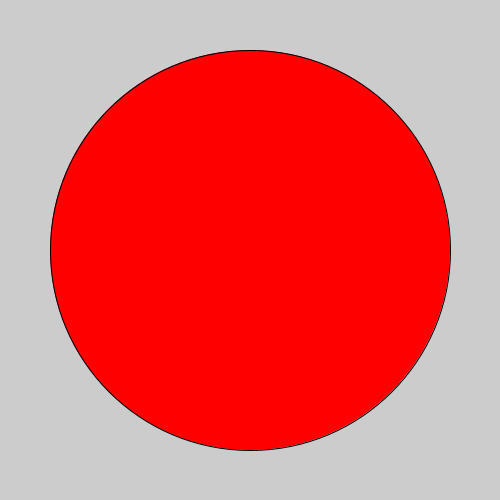
Frame 1 (no input)
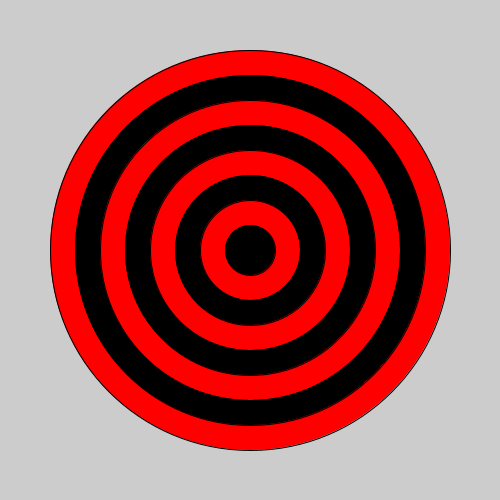
Frame 60 (the mouse pressed at the canvas centre just before this capture)
Frame 120 (the mouse held since frame 60 and released just before this capture): identical to frame 60, image omitted

The Processing sketch that drew these frames (run headless with seeded random() and noise(); from frame 60 on, the mouse is pressed at the canvas centre):

// Processing sketch: bullseye
// ── bullseye.pde
int size = 450;
void setup() {
  size(500, 500);
}
void draw() {
  if (size > 0) {
    if ((size/50) % 2 == 0) {
      fill(0,0,0);
    }
    else {
      fill(255,0,0);
    }
    size = size - 50;
    ellipse(250, 250, size, size);
  }
}
